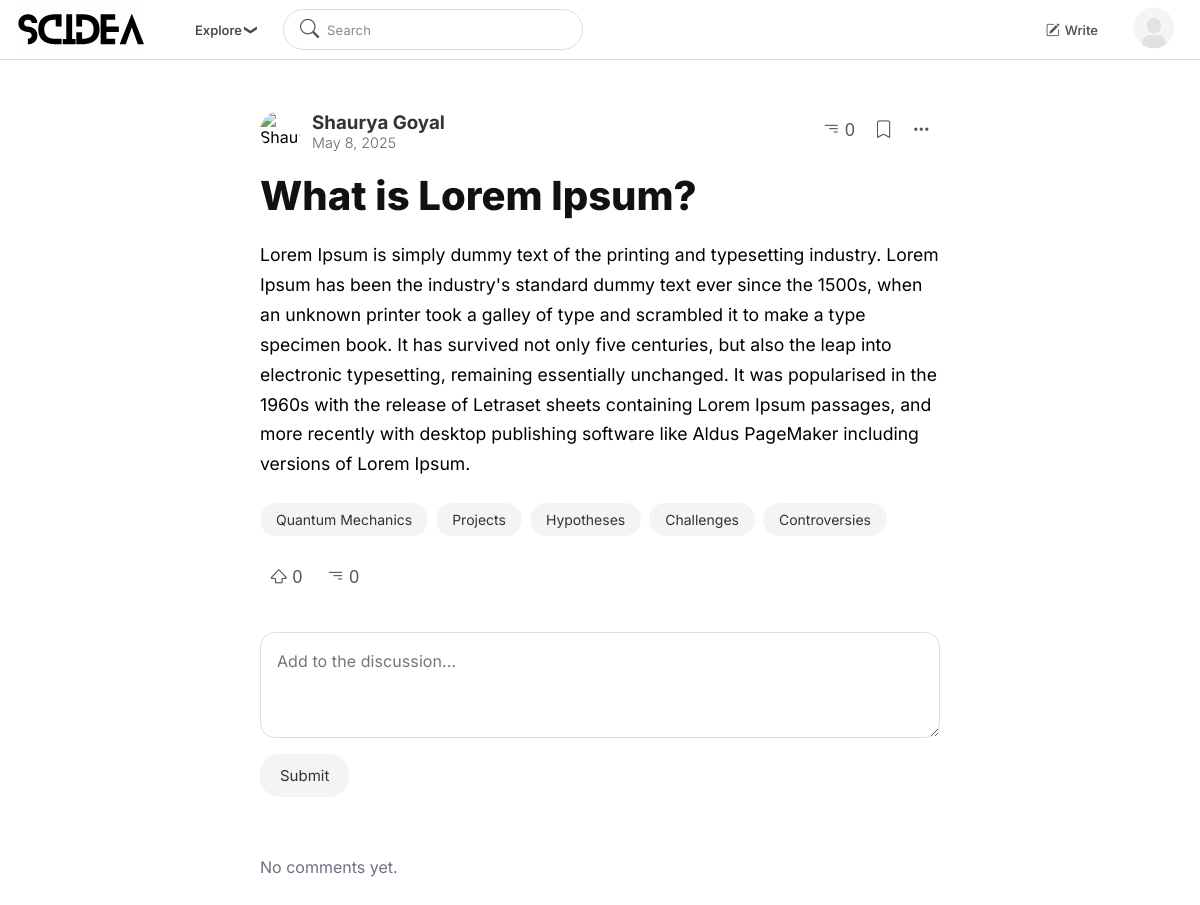
The app's page /ideas/posts/28/ (signed in), older data.
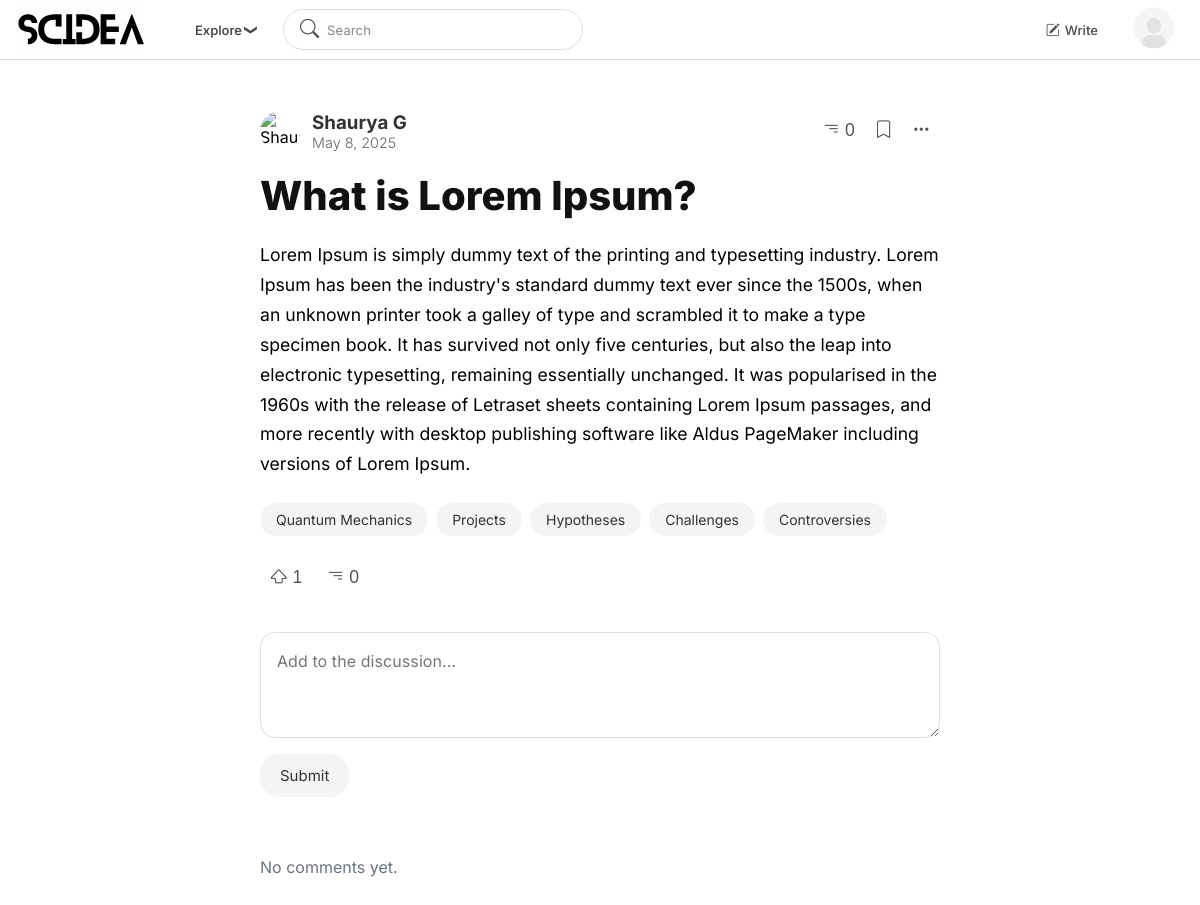
The same page, newer data.
### ideas/models.py (models this page shows, shortened)
class Post(models.Model):
    STATUS_CHOICES = [
        ('draft', 'Draft'),
        ('published', 'Published'),
    ]
    title = models.TextField(blank=True)
    content = models.TextField()
    author = models.ForeignKey(CustomUser, on_delete=models.CASCADE)
    tags = models.ManyToManyField(Tag, blank=True)
    status = models.CharField(max_length=10, choices=STATUS_CHOICES, default='draft')
    created_at = models.DateTimeField(auto_now_add=True)
    updated_at = models.DateTimeField(auto_now=True)

class Tag(models.Model):
    name = models.CharField(max_length=50, unique=True, db_index=True)  # <- db_index added

### users/models.py (models this page shows, shortened)
class CustomUser(AbstractUser):
    name = models.CharField(max_length=255, blank=True, null=True)
    email = models.EmailField(unique=True)
    username = models.CharField(max_length=30, unique=True, blank=True, null=True)
    profile_picture = cloudinary.models.CloudinaryField('image', blank=True, null=True)
    date_joined = models.DateTimeField(auto_now_add=True)  # Already in AbstractUser
    bio = models.TextField(blank=True, null=True)
    interest_tags = models.ManyToManyField("ideas.Tag", blank=True)
    twitter = models.URLField(blank=True, null=True)
    instagram = models.URLField(blank=True, null=True)
    linkedin = models.URLField(blank=True, null=True)
    objects = CustomUserManager()
    USERNAME_FIELD = "email"
    REQUIRED_FIELDS = []
    def get_profile_picture(self):
        if self.profile_picture:
            return self.profile_picture.url  # ✅ Cloudinary image
        if hasattr(self, 'socialaccount_set') and self.socialaccount_set.exists():
            return self.socialaccount_set.first().extra_data.get("picture")  # ✅ Google image
        return "/static/default-avatar.svg"  # ✅ Default avatar

### ideas/views.py (the view)
# urls.py: path('posts/<int:pk>/', views.post_detail, name='post_detail'),
@login_required
def post_detail(request, pk):
    post = get_object_or_404(Post, pk=pk)
    comments = Comment.objects.filter(post=post).order_by('created_at')
    upvoted = Upvote.objects.filter(post=post, user=request.user).exists()
    if request.method == 'POST':
        form = CommentForm(request.POST)
        if form.is_valid():
            comment = form.save(commit=False)
            comment.user = request.user
            comment.post = post
            comment.save()
            return redirect(f"{reverse('post_detail', kwargs={'pk': pk})}#comments")
    else:
        form = CommentForm()
    return render(request, 'ideas/post_detail.html', {
        'post': post,
        'comments': comments,
        'form': form,
        'upvoted': upvoted,
    })

### ideas/forms.py
class CommentForm(forms.ModelForm):
    class Meta:
        model = Comment
        fields = ['content']
        widgets = {
            'content': forms.Textarea(attrs={
                'rows': 3,
            }),
        }

### templates/ideas/post_detail.html (shortened to what this page needs)
{% extends 'base.html' %}
{% block head %}
{% load static %}
<link rel="stylesheet" href="{% static 'base.css' %}">
<link rel="stylesheet" href="{% static 'post_detail.css' %}">
{% endblock %}
{% block content %}
<div class="post-detail-container">
    <div class="post-header">
        <img src="{{ post.author.get_profile_picture }}" alt="{{ post.author.name|default:post.author.username }}"
             class="author-avatar">
        <div class="author-info">
            <h3 class="author-name">{{ post.author.name|default:post.author.username }}</h3>
            <p class="post-date">{{ post.created_at|date:"F j, Y" }}</p>
        </div>
        <div class="post-buttons">
            <button class="comment-btn" onclick="window.location.href='{% url 'post_detail' post.id %}#post-tags'"><i
                    class="bi bi-filter-right"></i> {{ post.comments.count }}
            </button>
            <button class="save-button" onclick="event.preventDefault();"><i class="bi bi-bookmark"></i>
            </button>
            <button class="more-options" onclick="event.preventDefault();"><i class="bi bi-three-dots"></i>
            </button>
        </div>
    </div>
    {% if post.title %}
    <h1 class="post-title">{{ post.title }}</h1>
    {% endif %}
    <div class="post-body">
        {{ post.content|linebreaks }}
    </div>
    <div id="post-tags" class="post-tags">
        {% for tag in post.tags.all %}
        <span class="tag">{{ tag.name }}</span>
        {% endfor %}
    </div>
    <div class="post-actions">
        <button class="upvote-button" data-post-id="{{ post.id }}">
            {% if upvoted %}
            <i class="bi bi-shift-fill"></i> {{ post.upvotes.count }}
            {% else %}
            <i class="bi bi-shift"></i> {{ post.upvotes.count }}
            {% endif %}
        </button>
        <button class="comment-btn" onclick="window.location.href='{% url 'post_detail' post.id %}#post-tags'"><i
                class="bi bi-filter-right"></i> {{ post.comments.count }}
        </button>
    </div>
    <form method="post" id="comment-form" class="comment-form">
        <textarea
                name="content"
                placeholder="Add to the discussion..."
                class="comment-textarea"
                rows="3"
                required></textarea>
        <div class="comment-button-container">
            <button type="submit" class="comment-submit">Submit</button>
        </div>
    </form>
    <div id="comments" class="comments">
        {% for comment in comments %}
        <div class="comment">
            <div class="comment-header">
                <strong class="comment-user">{{ comment.user.name }}</strong>
                <small class="comment-date">{{ comment.created_at|date:"M d, Y" }}</small>
            </div>
            <p class="comment-content">{{ comment.content }}</p>
            <div class="divider"></div>
        </div>
        {% empty %}
        <p class="no-comments">No comments yet.</p>
        {% endfor %}
    </div>
</div>
{% endblock %}

### templates/base.html (shortened to what this page needs)
<!DOCTYPE html>
<html lang="en">
<head>
    {% load static %}
    <link rel="stylesheet" href="{% static 'base.css' %}">
    {% block head %}{% endblock %}
    <link href="https://cdn.jsdelivr.net/npm/bootstrap-icons@1.10.5/font/bootstrap-icons.css" rel="stylesheet">
</head>
<body>
<nav>
    <a href="/" class="logo"><img src="{% static 'images/ScideaLogo.svg' %}" alt="Scidea"></a>
    <ul class="nav-links">
        <li class="topics-dropdown">
            <a href="#" class="topics-text">Explore<span class="arrow">&#10095;</span></a>
        </li>
    </ul>
    <div class="search-container">
    <i class="bi bi-search search-icon"></i>
    <input type="text" placeholder="Search" class="search-input">
    </div>
    {% if user.is_authenticated %}
    <a class="write" href="{% url 'create_post' %}"><i class="bi bi-pencil-square"></i>Write</a>
    {% endif %}
    <div class="right-items">
        {% if user.is_authenticated %}
        <div class="profile-dropdown">
            <a href="{% url 'profile_tab' username=request.user.username %}" class="profile-link">
                <img src="{{ user.get_profile_picture }}" class="profile-pic" alt="Profile">
            </a>
        </div>
        {% else %}
        <div class="auth-buttons">
            <a href="{% url 'custom_signup' %}" class="signup-btn">Sign Up</a>
            <a href="{% url 'custom_login' %}" class="login-btn">Log In</a>
        </div>
        {% endif %}
    </div>
</nav>
<div class="content-wrapper">
    {% block content %}
    {% endblock %}
</div>
</body>
</html>

### static/base.css (style rules this page uses)
* { margin: 0; padding: 0; box-sizing: border-box; }
html, body { height: 100%; display: flex; z-index: 1; flex-direction: column; }
.content-wrapper { flex: 1; }
nav { display:flex; align-items: center; background-color: transparent; height:60px; padding-top: 20px; padding-bottom: 20px; position:relative; box-sizing: border-box; padding-right:10px; border-bottom: 1px solid #ddd; }
nav .logo { display: flex; align-items: center; margin-right: 10px; }
nav .logo img { width: 130px; }
nav ul { list-style-type: none; display: flex; }
nav a { text-decoration: none; color: black; font-size: 13px; padding: 12px 15px; border-radius: 5px; font-family: 'Inter', sans-serif; font-weight: 550; }
.search-container { display: flex; align-items: center; border-radius: 2rem; padding: 0rem 1rem; width: 100%; max-width: 300px; border: 1px solid #ddd; transition : border 0.2s ease; }
.search-icon { font-size: 1.2rem; color: #555; margin-right: 0.5rem; }
.search-input { font-size: 13px; font-weight: 400; font-family: 'Inter', sans-serif; padding: 0.7rem 0rem; letter-spacing: 0.01em; border: none; background: transparent; outline: none; flex: 1; color: #333; }
.search-input::placeholder { font-size: 13px; font-weight: 400; font-family: 'Inter', sans-serif; letter-spacing: 0.01em; color: #888; }
nav .topics-dropdown { padding: 20px 5px; position: relative; }
nav .topics-text { font-family: 'Inter', sans-serif; color: #444444; padding: 12px 20px; border-radius: 100px; }
nav .profile-pic { width: 42px; height: 42px; color:gray; border-radius: 50%; object-fit: cover; cursor: pointer; filter: brightness(100%); transition: filter 0.1s ease; }
nav .profile-dropdown { display: flex; }
nav .write { margin-left:auto; color: #52525b; display: inline-flex; align-items: center; padding: 12px 20px; gap: 5px; border-radius: 100px; text-decoration: none; transition: background-color 0s ease; }
nav .write .bi { font-size: 14px; font-weight:100; margin-right:0px; vertical-align: middle; display: inline-flex; align-items: center; color: #52525b; }
nav .arrow { display: inline-block; margin-left: 5px; transform: rotate(90deg); font-weight: 500; transition: transform 0.3s ease; }
@media screen and (min-width: 768px) { nav ul { gap: 20px; flex-direction: row; } }
@media screen and (min-width: 768px) { nav .arrow { display: inline-block; } }

### static/post_detail.css (style rules this page uses)
.post-detail-container { max-width: 720px; margin: 40px auto; padding: 0 20px; font-family: 'Inter', sans-serif; }
.post-header { display: flex; align-items: center; margin-bottom: 20px; margin-top: 50px; }
.author-avatar { width: 40px; height: 40px; border-radius: 50%; object-fit: cover; margin-right: 12px; }
.author-info { font-family: 'Inter', sans-serif; font-size: 1rem; font-weight: 500; color: #333; }
.post-date { font-family: 'Inter', sans-serif; font-size: 0.9rem; font-weight: 300; color: #666; }
.post-buttons { display: flex; margin-left: auto; }
.post-buttons button { background: none; border: none; padding: 10px; border-radius: 100px; cursor: pointer; font-size: 1.1rem; color: #555; }
.post-title { font-size: 2.5rem; margin: 20px 0; font-weight: 800; letter-spacing: 0rem; font-family: 'Inter', sans-serif; color: #111; text-decoration: none; }
.post-body { font-size: 1.1rem; line-height: 1.7; }
.post-tags { display: flex; flex-wrap: wrap; gap: 0.5rem; margin-top: 1.5rem; }
.tag { font-size: 14px; padding: 0.5rem 1rem; background-color: #f4f4f4; border-radius: 100px; color: #333; }
.post-actions button { margin-top: 1.3rem; background: none; border: none; padding: 10px; border-radius: 100px; font-size: 1.1rem; color: #555; cursor: pointer; }
.comments { margin-top: 1.5rem; margin-top: 60px; display: flex; flex-direction: column; gap: 1rem; }
.no-comments { color: #6b7280; }
.comment-form { display: flex; flex-direction: column; gap: 1rem; margin-top: 1.5rem; }
.comment-textarea { width: 100%; height: auto; font-family: 'Inter', sans-serif; line-height: 1.5rem; letter-spacing: 0.005em; color: #333; min-height: 40px; padding: 16px; font-size: 16px; border: 1px solid #ddd; resize: vertical; border-radius: 15px; overflow-y: auto; margin-top: 10px; }
.comment-button-container { display: flex; justify-content: flex-start; }
.comment-submit { padding: 12px 20px; font-size: 15px; border: none; font-family: 'Inter', sans-serif; border-radius: 20px; cursor: pointer; transition: 0s ease-in-out; background-color: #f4f4f4; color: #333; }

Row changes from the older to the newer data that the page shows:
changed through a linked row, Post "What is Lorem Ipsum?": author.name "Shaurya Goyal" → "Shaurya G"; upvotes.count "0" → "1"
